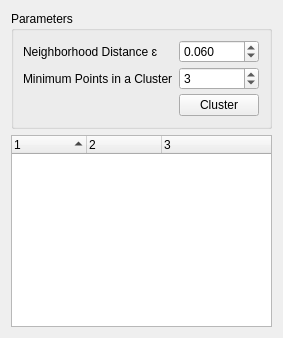
              <widget class="QWidget" name="tab_8">
               <attribute name="title">
                <string>Clustering</string>
               </attribute>
               <layout class="QVBoxLayout" name="verticalLayout_22">
                <item>
                 <widget class="QGroupBox" name="groupBox_19">
                  <property name="maximumSize">
                   <size>
                    <width>16777215</width>
                    <height>150</height>
                   </size>
                  </property>
                  <property name="title">
                   <string>Parameters</string>
                  </property>
                  <layout class="QFormLayout" name="formLayout_7">
                   <property name="verticalSpacing">
                    <number>4</number>
                   </property>
                   <property name="rightMargin">
                    <number>10</number>
                   </property>
                   <property name="bottomMargin">
                    <number>10</number>
                   </property>
                   <item row="0" column="0">
                    <widget class="QLabel" name="label_4">
                     <property name="text">
                      <string>Neighborhood Distance ɛ</string>
                     </property>
                    </widget>
                   </item>
                   <item row="0" column="1">
                    <widget class="QDoubleSpinBox" name="epsDoubleSpinBox">
                     <property name="decimals">
                      <number>3</number>
                     </property>
                     <property name="maximum">
                      <double>1.000000000000000</double>
                     </property>
                     <property name="singleStep">
                      <double>0.001000000000000</double>
                     </property>
                     <property name="value">
                      <double>0.060000000000000</double>
                     </property>
                    </widget>
                   </item>
                   <item row="2" column="0">
                    <widget class="QLabel" name="label_13">
                     <property name="text">
                      <string>Minimum Points in a Cluster</string>
                     </property>
                    </widget>
                   </item>
                   <item row="2" column="1">
                    <widget class="QSpinBox" name="minPtsSpinBox">
                     <property name="minimum">
                      <number>2</number>
                     </property>
                     <property name="maximum">
                      <number>1000</number>
                     </property>
                     <property name="value">
                      <number>3</number>
                     </property>
                    </widget>
                   </item>
                   <item row="4" column="1">
                    <widget class="QPushButton" name="clusterButton">
                     <property name="text">
                      <string>Cluster</string>
                     </property>
                    </widget>
                   </item>
                  </layout>
                 </widget>
                </item>
                <item>
                 <widget class="QTreeWidget" name="glycogenClustersTreeWidget">
                  <property name="columnCount">
                   <number>3</number>
                  </property>
                  <attribute name="headerDefaultSectionSize">
                   <number>75</number>
                  </attribute>
                  <attribute name="headerShowSortIndicator" stdset="0">
                   <bool>true</bool>
                  </attribute>
                  <column>
                   <property name="text">
                    <string notr="true">1</string>
                   </property>
                  </column>
                  <column>
                   <property name="text">
                    <string notr="true">2</string>
                   </property>
                  </column>
                  <column>
                   <property name="text">
                    <string notr="true">3</string>
                   </property>
                  </column>
                 </widget>
                </item>
               </layout>
              </widget>
